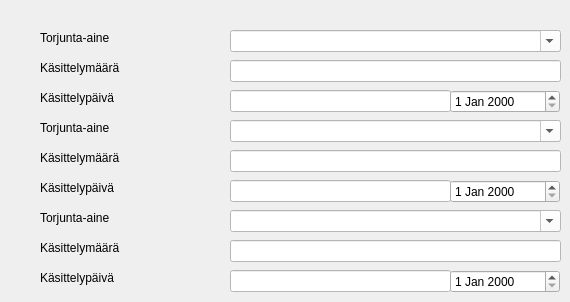
   <widget class="QWidget" name="tab_4">
    <attribute name="title">
     <string>Kasvinsuojelu</string>
    </attribute>
    <widget class="QLabel" name="label_26">
     <property name="geometry">
      <rect>
       <x>40</x>
       <y>30</y>
       <width>111</width>
       <height>16</height>
      </rect>
     </property>
     <property name="text">
      <string>Torjunta-aine</string>
     </property>
    </widget>
    <widget class="QLabel" name="label_27">
     <property name="geometry">
      <rect>
       <x>40</x>
       <y>60</y>
       <width>101</width>
       <height>16</height>
      </rect>
     </property>
     <property name="text">
      <string>Käsittelymäärä</string>
     </property>
    </widget>
    <widget class="QLabel" name="label_28">
     <property name="geometry">
      <rect>
       <x>40</x>
       <y>90</y>
       <width>131</width>
       <height>16</height>
      </rect>
     </property>
     <property name="text">
      <string>Käsittelypäivä</string>
     </property>
    </widget>
    <widget class="QComboBox" name="comboBox_vilj_Torjunta_aine">
     <property name="geometry">
      <rect>
       <x>230</x>
       <y>30</y>
       <width>331</width>
       <height>22</height>
      </rect>
     </property>
     <property name="styleSheet">
      <string notr="true">background-color: rgb(255, 255, 255);</string>
     </property>
     <property name="editable">
      <bool>true</bool>
     </property>
    </widget>
    <widget class="QLineEdit" name="lineEdit_vilj_Torjunta_maara">
     <property name="geometry">
      <rect>
       <x>230</x>
       <y>60</y>
       <width>331</width>
       <height>22</height>
      </rect>
     </property>
     <property name="styleSheet">
      <string notr="true">background-color: rgb(255, 255, 255);</string>
     </property>
    </widget>
    <widget class="QLineEdit" name="lineEdit_vilj_Kavins_paiva">
     <property name="geometry">
      <rect>
       <x>230</x>
       <y>90</y>
       <width>221</width>
       <height>22</height>
      </rect>
     </property>
     <property name="styleSheet">
      <string notr="true">background-color: rgb(255, 255, 255);</string>
     </property>
    </widget>
    <widget class="QDateEdit" name="dateEdit_vilj_Tounta_paiva">
     <property name="geometry">
      <rect>
       <x>450</x>
       <y>90</y>
       <width>110</width>
       <height>23</height>
      </rect>
     </property>
    </widget>
    <widget class="QLabel" name="label_29">
     <property name="geometry">
      <rect>
       <x>40</x>
       <y>120</y>
       <width>111</width>
       <height>16</height>
      </rect>
     </property>
     <property name="text">
      <string>Torjunta-aine</string>
     </property>
    </widget>
    <widget class="QLabel" name="label_30">
     <property name="geometry">
      <rect>
       <x>40</x>
       <y>210</y>
       <width>111</width>
       <height>16</height>
      </rect>
     </property>
     <property name="text">
      <string>Torjunta-aine</string>
     </property>
    </widget>
    <widget class="QLabel" name="label_32">
     <property name="geometry">
      <rect>
       <x>40</x>
       <y>150</y>
       <width>101</width>
       <height>16</height>
      </rect>
     </property>
     <property name="text">
      <string>Käsittelymäärä</string>
     </property>
    </widget>
    <widget class="QLabel" name="label_33">
     <property name="geometry">
      <rect>
       <x>40</x>
       <y>240</y>
       <width>101</width>
       <height>16</height>
      </rect>
     </property>
     <property name="text">
      <string>Käsittelymäärä</string>
     </property>
    </widget>
    <widget class="QLabel" name="label_35">
     <property name="geometry">
      <rect>
       <x>40</x>
       <y>180</y>
       <width>131</width>
       <height>16</height>
      </rect>
     </property>
     <property name="text">
      <string>Käsittelypäivä</string>
     </property>
    </widget>
    <widget class="QLabel" name="label_36">
     <property name="geometry">
      <rect>
       <x>40</x>
       <y>270</y>
       <width>131</width>
       <height>16</height>
      </rect>
     </property>
     <property name="text">
      <string>Käsittelypäivä</string>
     </property>
    </widget>
    <widget class="QComboBox" name="comboBox_vilj_Torjunta_aine2">
     <property name="geometry">
      <rect>
       <x>230</x>
       <y>120</y>
       <width>331</width>
       <height>22</height>
      </rect>
     </property>
     <property name="styleSheet">
      <string notr="true">background-color: rgb(255, 255, 255);</string>
     </property>
     <property name="editable">
      <bool>true</bool>
     </property>
    </widget>
    <widget class="QLineEdit" name="lineEdit_vilj_Torjunta_maara2">
     <property name="geometry">
      <rect>
       <x>230</x>
       <y>150</y>
       <width>331</width>
       <height>22</height>
      </rect>
     </property>
     <property name="styleSheet">
      <string notr="true">background-color: rgb(255, 255, 255);</string>
     </property>
    </widget>
    <widget class="QLineEdit" name="lineEdit_vilj_Kavins_paiva2">
     <property name="geometry">
      <rect>
       <x>230</x>
       <y>180</y>
       <width>221</width>
       <height>22</height>
      </rect>
     </property>
     <property name="styleSheet">
      <string notr="true">background-color: rgb(255, 255, 255);</string>
     </property>
    </widget>
    <widget class="QDateEdit" name="dateEdit_vilj_Tounta_paiva2">
     <property name="geometry">
      <rect>
       <x>450</x>
       <y>180</y>
       <width>110</width>
       <height>23</height>
      </rect>
     </property>
    </widget>
    <widget class="QComboBox" name="comboBox_vilj_Torjunta_aine3">
     <property name="geometry">
      <rect>
       <x>230</x>
       <y>210</y>
       <width>331</width>
       <height>22</height>
      </rect>
     </property>
     <property name="styleSheet">
      <string notr="true">background-color: rgb(255, 255, 255);</string>
     </property>
     <property name="editable">
      <bool>true</bool>
     </property>
    </widget>
    <widget class="QLineEdit" name="lineEdit_vilj_Torjunta_maara3">
     <property name="geometry">
      <rect>
       <x>230</x>
       <y>240</y>
       <width>331</width>
       <height>22</height>
      </rect>
     </property>
     <property name="styleSheet">
      <string notr="true">background-color: rgb(255, 255, 255);</string>
     </property>
    </widget>
    <widget class="QLineEdit" name="lineEdit_vilj_Kavins_paiva3">
     <property name="geometry">
      <rect>
       <x>230</x>
       <y>270</y>
       <width>221</width>
       <height>22</height>
      </rect>
     </property>
     <property name="styleSheet">
      <string notr="true">background-color: rgb(255, 255, 255);</string>
     </property>
    </widget>
    <widget class="QDateEdit" name="dateEdit_vilj_Tounta_paiva3">
     <property name="geometry">
      <rect>
       <x>450</x>
       <y>270</y>
       <width>110</width>
       <height>23</height>
      </rect>
     </property>
    </widget>
   </widget>
